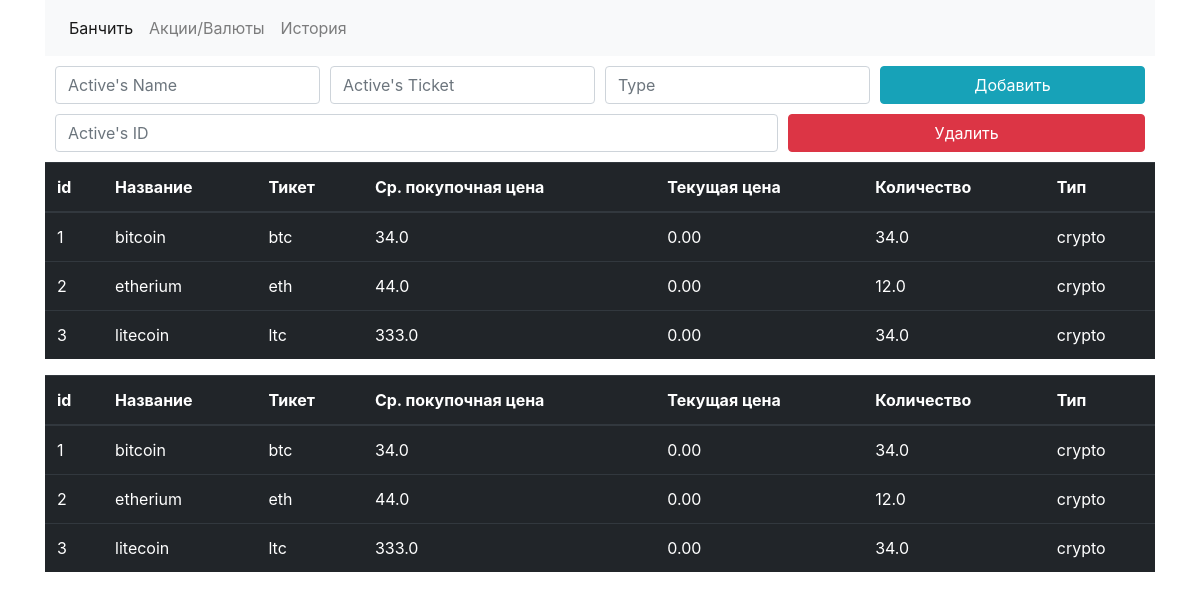
The app's page /actives with its own data.
### portf/models.py (models this page shows, shortened)
class Actives(db.Model):
    id = db.Column(db.Integer, primary_key=True)
    name = db.Column(db.String(20), nullable=False, unique=True)
    ticket = db.Column(db.String(10), nullable=False, unique=True)
    count = db.Column(db.Float, nullable=True, default=0)
    price = db.Column(db.Float, nullable=True, default=0)
    type = db.Column(db.String(10), nullable=False)
    history_orders = db.relationship('History', backref='active', cascade="all, delete-orphan")

### portf/routes.py (the view, shortened to what this page needs)
@app.route('/actives', methods=('POST', 'GET'))
def actives():
    actives = Actives.query.filter(Actives.count != 0)
    all_actives = Actives.query.all()
    if 'error' not in locals():
        error = None
    return render_template('actives.html', actives=actives, all_actives=all_actives, error=error)

### portf/templates/actives.html (shortened to what this page needs)
{% extends 'base.html' %}
{% block body %}
    <form method='post' class="horizont_form" autocomplete="off">
      <div class="form-row">
        <div class="col col-6 col-sm-3">
          <input name='active_name' type="text" class="form-control" placeholder="Active's Name">
        </div>
        <div class="col col-6 col-sm-3">
          <input name='ticket' type="text" class="form-control" placeholder="Active's Ticket">
        </div>
        <div class="col col-6 col-sm-3">
          <input name='type' type="text" class="form-control" placeholder="Type">
        </div>
        <div class="col col-6 col-sm-3">
            <button class="btn btn-info btn-block" type="submit">Добавить</button>
        </div>
      </div>
    </form>
    <form method='post' class="horizont_form" autocomplete="off">
      <div class="form-row">
        <div class="col col-8 col-sm-8">
          <input name='id' type="text" class="form-control" placeholder="Active's ID">
        </div>
        <div class="col col-4 col-sm-4">
            <button class="btn btn-danger btn-block" type="submit">Удалить</button>
        </div>
      </div>
    </form>
    <div class="table-responsive table_actives ">
        <table class="table table-hover table-dark">
          <thead>
            <tr>
              <th scope="col">id</th>
              <th scope="col">Название</th>
              <th scope="col">Тикет </th>
              <th scope="col">Ср. покупочная цена</th>
              <th scope="col">Текущая цена</th>
              <th scope="col">Количество</th>
              <th scope="col">Тип</th>
            </tr>
          </thead>
          <tbody>
            {% for active in actives %}
                <tr class="clickable-row" data-toggle="modal" data-target="#modal_for_{{ active.name }}" id="chart_{{ active.name }}">
                  <td>{{ active.id }}</td>
                  <td>
                        {{ active.name }}
                  </td>
                  <td>{{ active.ticket }}</td>
                  <td>{{ active.price }}</td>
                  <td id="actual_{{ active.name }}">0.00</td>
                  <td>{{ active.count }}</td>
                  <td>{{ active.type }}</td>
                </tr>
            {% endfor %}
          </tbody>
        </table>
    </div>
    <div class="table-responsive table_all_actives">
        <table class="table table-hover table-dark">
          <thead>
            <tr>
              <th scope="col">id</th>
              <th scope="col">Название</th>
              <th scope="col">Тикет </th>
              <th scope="col">Ср. покупочная цена</th>
              <th scope="col">Текущая цена</th>
              <th scope="col">Количество</th>
              <th scope="col">Тип</th>
            </tr>
          </thead>
          <tbody>
            {% for active in all_actives %}
                <tr>
                  <td>{{ active.id }}</td>
                  <td>{{ active.name }}</td>
                  <td>{{ active.ticket }}</td>
                  <td>{{ active.price }}</td>
                  <td id="all_actual_{{ active.name }}">0.00</td>
                  <td>{{ active.count }}</td>
                  <td>{{ active.type }}</td>
                </tr>
            {% endfor %}
          </tbody>
        </table>
    </div>
{% endblock %}

### portf/static/style_index.css (style rules this page uses)
form { margin: 10px; }

### records on screen
Actives: id "1", name "bitcoin", ticket "btc", price "34.0", count "34.0", type "crypto"
Actives: id "2", name "etherium", ticket "eth", price "44.0", count "12.0", type "crypto"
Actives: id "3", name "litecoin", ticket "ltc", price "333.0", count "34.0", type "crypto"
